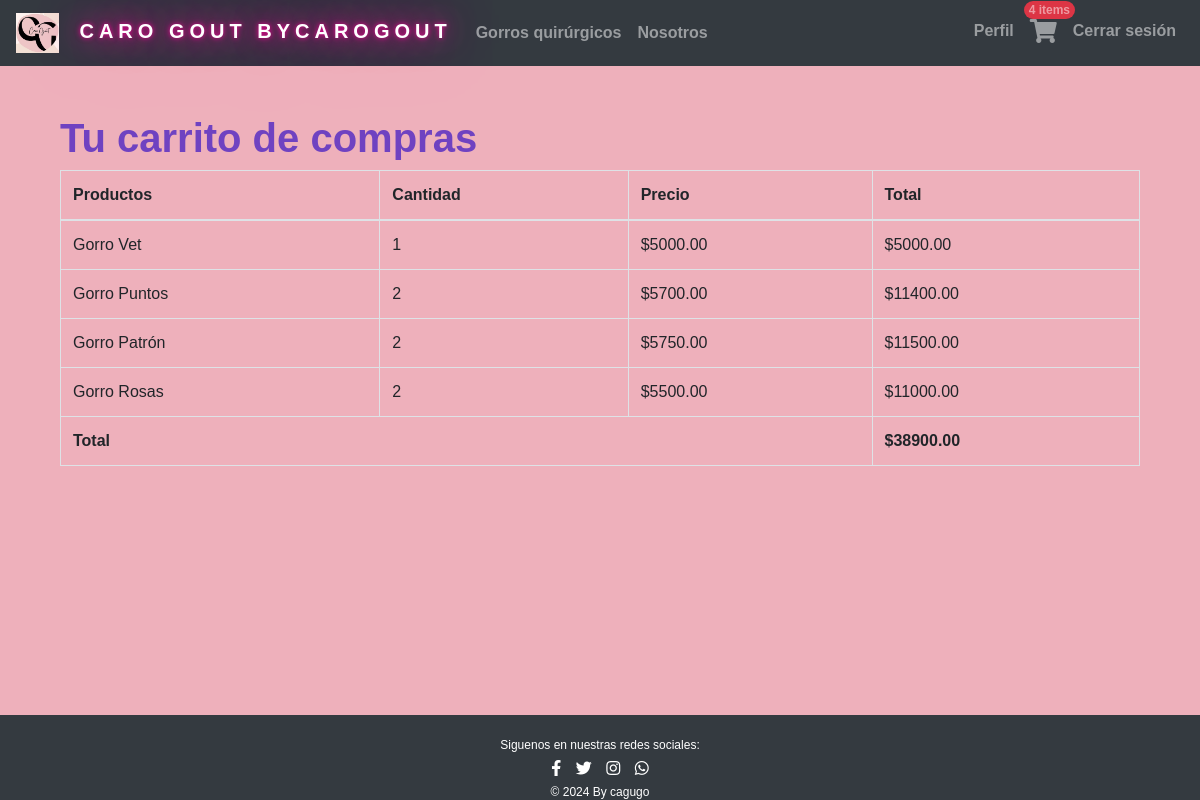
The app's page /cart/ (signed in) with its own data.
### store/models.py (models this page shows, shortened)
class Cart(models.Model):
    user = models.ForeignKey(User, on_delete=models.CASCADE)
    product = models.ForeignKey(Product, on_delete=models.CASCADE)
    quantity = models.PositiveIntegerField(default=1)
    def get_total_price(self):
        return self.product.price * self.quantity

class Product(models.Model):
    title = models.CharField(max_length=200)
    brand = models.CharField(max_length=100)
    price = models.DecimalField(max_digits=10, decimal_places=2)
    description = models.TextField()
    image = models.ImageField(upload_to='products/')
    stock = models.IntegerField(default=0)

### store/views.py (the view)
# urls.py: path('cart/', view_cart, name='cart'),
@login_required
def view_cart(request):
    cart_items = Cart.objects.filter(user=request.user)
    total_price = sum(item.get_total_price() for item in cart_items)
    return render(request, 'store/cart.html', {'cart_items': cart_items, 'total_price': total_price})

### store/context_processors.py (called while the page is built)
def cart_item_count(request):
    if request.user.is_authenticated:
        cart_count = Cart.objects.filter(user=request.user).count()
    else:
        cart_count = 0
    return {'cart_count': cart_count}

### store/templatetags/multiply.py (called while the page is built)
@register.filter
def multiply(value, arg):
    return value * arg

### store/templates/store/cart.html (shortened to what this page needs)
{% extends 'store/base.html' %}
{% load multiply %}
{% block content %}
<div class="container mt-4">
    <h1>Tu carrito de compras</h1>
    <div class="row">
        <div class="col-12">
            {% if cart_items %}
            <table class="table table-bordered">
                <thead>
                    <tr>
                        <th>Productos</th>
                        <th>Cantidad</th>
                        <th>Precio</th>
                        <th>Total</th>
                    </tr>
                </thead>
                <tbody>
                    {% for item in cart_items %}
                    <tr>
                        <td>{{ item.product.title }}</td>
                        <td>{{ item.quantity }}</td>
                        <td>${{ item.product.price }}</td>
                        <td>${{ item.product.price|multiply:item.quantity }}</td>
                    </tr>
                    {% endfor %}
                </tbody>
                <tfoot>
                    <tr>
                        <th colspan="3">Total</th>
                        <th>${{ total_price }}</th>
                    </tr>
                </tfoot>
            </table>
            {% else %}
            <p>Tu carrito esta vacío.</p>
            {% endif %}
        </div>
    </div>
</div>
{% endblock %}

### store/static/store/css/styles.css (style rules this page uses)
body { background-color: #eeb0bb ; color: #343a40; font-family: 'Arial', sans-serif; margin: 0; padding: 0; }
.container { margin-top: 20px; padding-bottom: 70px; }
h1, h2, h3, h4, h5, h6 { color: #6f42c1; font-weight: bold; }

### records on screen
Cart: product "Gorro Vet", quantity "1", product.price "5000.00", product.price|multiply "5000.00"
Cart: product "Gorro Puntos", quantity "2", product.price "5700.00", product.price|multiply "11400.00"
Cart: product "Gorro Patrón", quantity "2", product.price "5750.00", product.price|multiply "11500.00"
Cart: product "Gorro Rosas", quantity "2", product.price "5500.00", product.price|multiply "11000.00"

### other values on screen
{{ cart_count }} "4"
{{ total_price }} "38900.00"
